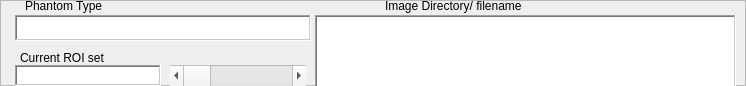
    <widget class="QFrame" name="frame_8">
     <property name="geometry">
      <rect>
       <x>5</x>
       <y>5</y>
       <width>746</width>
       <height>86</height>
      </rect>
     </property>
     <property name="frameShape">
      <enum>QFrame::StyledPanel</enum>
     </property>
     <property name="frameShadow">
      <enum>QFrame::Raised</enum>
     </property>
     <widget class="QLabel" name="label_2">
      <property name="geometry">
       <rect>
        <x>385</x>
        <y>-5</y>
        <width>166</width>
        <height>21</height>
       </rect>
      </property>
      <property name="text">
       <string>Image Directory/ filename</string>
      </property>
     </widget>
     <widget class="QTextEdit" name="lblFileName">
      <property name="geometry">
       <rect>
        <x>315</x>
        <y>15</y>
        <width>421</width>
        <height>76</height>
       </rect>
      </property>
      <property name="frameShape">
       <enum>QFrame::WinPanel</enum>
      </property>
      <property name="lineWrapMode">
       <enum>QTextEdit::FixedColumnWidth</enum>
      </property>
      <property name="lineWrapColumnOrWidth">
       <number>80</number>
      </property>
     </widget>
     <widget class="QLabel" name="label_26">
      <property name="geometry">
       <rect>
        <x>25</x>
        <y>-5</y>
        <width>131</width>
        <height>21</height>
       </rect>
      </property>
      <property name="text">
       <string>Phantom Type</string>
      </property>
     </widget>
     <widget class="QTextEdit" name="lblPhantomType">
      <property name="geometry">
       <rect>
        <x>15</x>
        <y>15</y>
        <width>296</width>
        <height>26</height>
       </rect>
      </property>
      <property name="frameShape">
       <enum>QFrame::WinPanel</enum>
      </property>
     </widget>
     <widget class="QLabel" name="label_40">
      <property name="geometry">
       <rect>
        <x>20</x>
        <y>50</y>
        <width>131</width>
        <height>16</height>
       </rect>
      </property>
      <property name="text">
       <string>Current ROI set</string>
      </property>
     </widget>
     <widget class="QTextEdit" name="lblROISet">
      <property name="geometry">
       <rect>
        <x>15</x>
        <y>65</y>
        <width>146</width>
        <height>21</height>
       </rect>
      </property>
      <property name="frameShape">
       <enum>QFrame::WinPanel</enum>
      </property>
      <property name="verticalScrollBarPolicy">
       <enum>Qt::ScrollBarAlwaysOff</enum>
      </property>
      <property name="horizontalScrollBarPolicy">
       <enum>Qt::ScrollBarAlwaysOff</enum>
      </property>
     </widget>
     <widget class="QScrollBar" name="hsROISet">
      <property name="geometry">
       <rect>
        <x>170</x>
        <y>65</y>
        <width>136</width>
        <height>21</height>
       </rect>
      </property>
      <property name="orientation">
       <enum>Qt::Horizontal</enum>
      </property>
     </widget>
    </widget>
